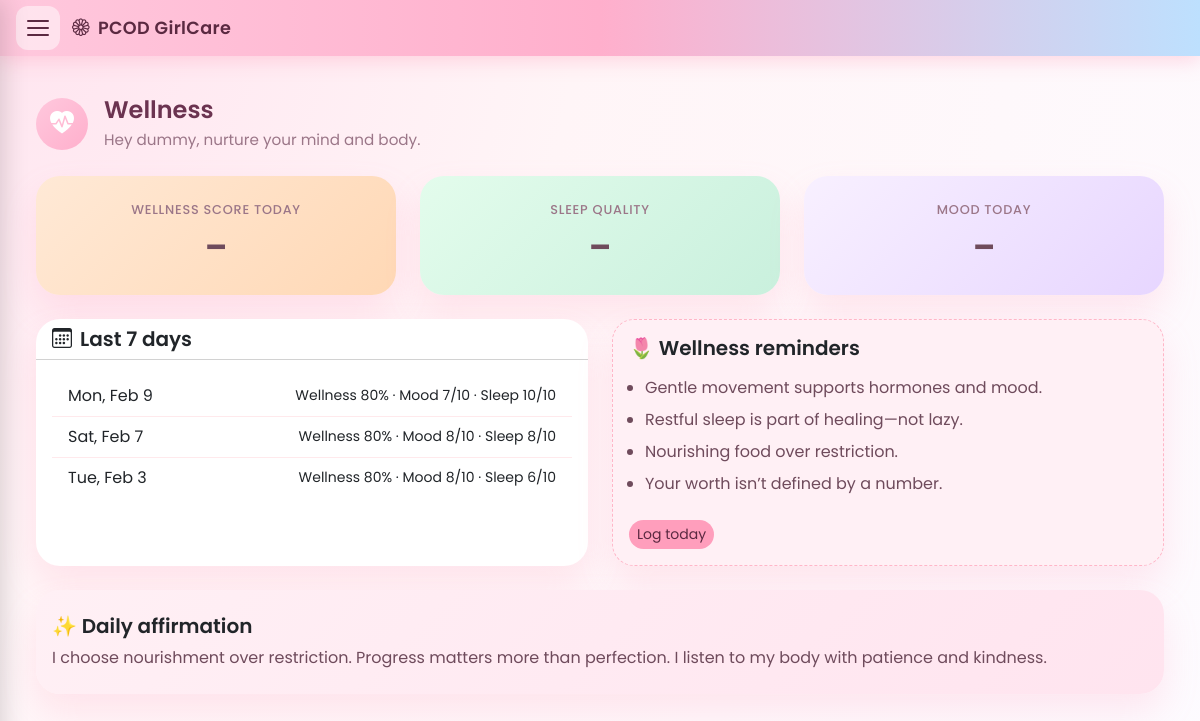
The app's page /wellness/ (signed in) with its own data.
### tracker/models.py (models this page shows, shortened)
class DailyLog(models.Model):
    user = models.ForeignKey(
        settings.AUTH_USER_MODEL,
        on_delete=models.CASCADE,
        related_name='daily_logs',
    )
    date = models.DateField(db_index=True)
    cycle_day = models.PositiveSmallIntegerField(null=True, blank=True)
    steps = models.PositiveIntegerField(null=True, blank=True, default=0)
    water_glasses = models.PositiveSmallIntegerField(null=True, blank=True, default=0)
    wellness_score = models.PositiveSmallIntegerField(null=True, blank=True)  # 0–100
    acne_level = models.PositiveSmallIntegerField(null=True, blank=True)
    fatigue_level = models.PositiveSmallIntegerField(null=True, blank=True)
    bloating_level = models.PositiveSmallIntegerField(null=True, blank=True)
    sleep_quality = models.PositiveSmallIntegerField(null=True, blank=True)
    weight_kg = models.DecimalField(max_digits=5, decimal_places=2, null=True, blank=True)
    mood = models.PositiveSmallIntegerField(null=True, blank=True)  # 1–10
    class Meta:
        constraints = [
            models.UniqueConstraint(fields=['user', 'date'], name='unique_user_date'),
        ]
        ordering = ['-date']

### tracker/views.py (the view)
# urls.py: path('wellness/', views.wellness, name='wellness'),
@login_required
def wellness(request):
    user = request.user
    today = timezone.localdate()
    today_log = DailyLog.objects.filter(user=user, date=today).first()
    last_7 = (
        DailyLog.objects.filter(user=user, date__lte=today)
        .order_by('-date')[:7]
    )
    wellness_score = today_log.wellness_score if today_log else None
    sleep_quality = today_log.sleep_quality if today_log else None
    mood = today_log.mood if today_log else None
    wellness_days = [
        {'date': log.date, 'wellness': log.wellness_score, 'mood': log.mood, 'sleep': log.sleep_quality}
        for log in last_7
    ]
    context = {
        'username': user.username,
        'wellness_score': wellness_score,
        'sleep_quality': sleep_quality,
        'mood': mood,
        'wellness_days': wellness_days,
    }
    return render(request, 'tracker/wellness.html', context)

### tracker/templates/tracker/wellness.html (shortened to what this page needs)
{% extends 'tracker/base_nav.html' %}
{% load static %}
{% block extra_css %}<link rel="stylesheet" href="{% static 'tracker/css/dashboard.css' %}"><link rel="stylesheet" href="{% static 'tracker/css/app-pages.css' %}">{% endblock %}
{% block content %}
<div class="container-fluid py-3 app-page">
    <div class="row mb-4">
        <div class="col">
            <div class="d-flex align-items-center gap-3">
                <div class="page-icon-wrap"><i class="bi bi-heart-pulse-fill"></i></div>
                <div>
                    <h2 class="page-title">Wellness</h2>
                    <p class="page-subtitle mb-0">Hey {{ username }}, nurture your mind and body.</p>
                </div>
            </div>
        </div>
    </div>
    <div class="row g-4 mb-4">
        <div class="col-md-4">
            <div class="card h-100" style="background:linear-gradient(135deg,#ffe9d6,#ffd8b5);">
                <div class="card-body text-center py-4">
                    <div class="metric-label mb-1">Wellness score today</div>
                    <div class="cycle-day-value">{{ wellness_score|default:"–" }}{% if wellness_score is not None %}%{% endif %}</div>
                </div>
            </div>
        </div>
        <div class="col-md-4">
            <div class="card h-100" style="background:linear-gradient(135deg,#e3fcec,#c9f0dd);">
                <div class="card-body text-center py-4">
                    <div class="metric-label mb-1">Sleep quality</div>
                    <div class="cycle-day-value">{{ sleep_quality|default:"–" }}{% if sleep_quality is not None %}/10{% endif %}</div>
                </div>
            </div>
        </div>
        <div class="col-md-4">
            <div class="card h-100" style="background:linear-gradient(135deg,#f8f0ff,#e7d6ff);">
                <div class="card-body text-center py-4">
                    <div class="metric-label mb-1">Mood today</div>
                    <div class="cycle-day-value">{{ mood|default:"–" }}{% if mood is not None %}/10{% endif %}</div>
                </div>
            </div>
        </div>
    </div>
    <div class="row g-4 mb-4">
        <div class="col-lg-6">
            <div class="card h-100">
                <div class="card-header bg-transparent">
                    <h5 class="mb-0 fw-semibold"><i class="bi bi-calendar3 me-2"></i>Last 7 days</h5>
                </div>
                <div class="card-body">
                    {% if wellness_days %}
                    <ul class="list-group list-group-flush list-group-flush-soft">
                        {% for day in wellness_days %}
                        <li class="list-group-item d-flex justify-content-between align-items-center">
                            <span>{{ day.date|date:"D, M j" }}</span>
                            <span class="small">
                                {% if day.wellness is not None %}Wellness {{ day.wellness }}%{% endif %}
                                {% if day.mood is not None %} · Mood {{ day.mood }}/10{% endif %}
                                {% if day.sleep is not None %} · Sleep {{ day.sleep }}/10{% endif %}
                            </span>
                        </li>
                        {% endfor %}
                    </ul>
                    {% else %}
                    <p class="text-muted mb-0">Log on your <a href="{% url 'tracker:dashboard' %}">Dashboard</a> to see history here.</p>
                    {% endif %}
                </div>
            </div>
        </div>
        <div class="col-lg-6">
            <div class="card h-100 sticky-note">
                <div class="card-body">
                    <h5 class="fw-semibold mb-3">🌷 Wellness reminders</h5>
                    <ul class="mb-0 ps-3">
                        <li class="mb-2">Gentle movement supports hormones and mood.</li>
                        <li class="mb-2">Restful sleep is part of healing—not lazy.</li>
                        <li class="mb-2">Nourishing food over restriction.</li>
                        <li class="mb-2">Your worth isn’t defined by a number.</li>
                    </ul>
                    <a href="{% url 'tracker:dashboard' %}" class="btn btn-sm mt-3 rounded-pill" style="background:#ff9ebc;border:none;color:#5b2941;">Log today</a>
                </div>
            </div>
        </div>
    </div>
    <div class="row g-4">
        <div class="col-12">
            <div class="card" style="background:linear-gradient(135deg,#fff0f5,#ffe4ef);">
                <div class="card-body py-4">
                    <h5 class="fw-semibold mb-2">✨ Daily affirmation</h5>
                    <p class="mb-0">I choose nourishment over restriction. Progress matters more than perfection. I listen to my body with patience and kindness.</p>
                </div>
            </div>
        </div>
    </div>
</div>
{% endblock %}

### tracker/static/tracker/css/base.css (style rules this page uses)
:root { --bg-main: #fff5f7; --bg-card: #ffffff; --pink: #ff9ebc; --pink-soft: #ffcede; --lavender: #d8c6ff; --mint: #c9f0dd; --peach: #ffd8b5; --text-main: #6f4b5c; --text-muted-soft: #9b7688; }
body { background: radial-gradient(circle at top left, #ffe4ef 0%, #fff5f7 40%, #fdfbff 100%); font-family: "Poppins", system-ui, -apple-system, BlinkMacSystemFont, "Segoe UI", sans-serif; color: var(--text-main); }
h2, h5 { font-weight: 600; }
p, small, li { color: var(--text-main); font-weight: 400; }

### tracker/static/tracker/css/nav.css (style rules this page uses)
.body-with-nav { min-height: 100vh; padding-top: 56px; }

### tracker/static/tracker/css/dashboard.css (style rules this page uses)
.card { background: var(--bg-card); border: none; border-radius: 24px; box-shadow: 0 18px 35px rgba(255, 143, 177, 0.18); transition: transform 0.25s ease, box-shadow 0.25s ease; }
.metric-label { font-size: 0.8rem; text-transform: uppercase; letter-spacing: 0.08em; font-weight: 500; color: var(--text-muted-soft); }
.sticky-note { background: #fff0f5; border-radius: 22px; border: 1px dashed #ffb6c8; }
.sticky-note h5 { font-family: "Poppins", sans-serif; font-weight: 600; }

### tracker/static/tracker/css/app-pages.css (style rules this page uses)
.app-page .page-icon-wrap { width: 52px; height: 52px; border-radius: 50%; background: linear-gradient(135deg, #ffc8dd, #ffafcc); display: flex; align-items: center; justify-content: center; color: #fff; font-size: 1.5rem; }
.app-page .page-title { font-weight: 600; font-size: 1.5rem; color: #6b3350; margin-bottom: 0.25rem; }
.app-page .page-subtitle { font-size: 0.95rem; color: var(--text-muted-soft); }
.app-page .cycle-day-value { font-size: 2rem; font-weight: 700; color: var(--text-main); }
.app-page .list-group-flush-soft .list-group-item { border-color: rgba(255, 182, 193, 0.3); background: transparent; }
.app-page .metric-label { font-size: 0.8rem; text-transform: uppercase; letter-spacing: 0.06em; font-weight: 500; color: var(--text-muted-soft); }

### records on screen
DailyLog: date "Mon, Feb 9"
DailyLog: date "Sat, Feb 7"
DailyLog: date "Tue, Feb 3"

### other values on screen
{{ username }} "dummy"
{{ wellness_score|default:"–" }} "–"
{{ sleep_quality|default:"–" }} "–"
{{ mood|default:"–" }} "–"
{{ day.wellness }} "80" "80" "80"
{{ day.mood }} "7" "8" "8"
{{ day.sleep }} "10" "8" "6"
